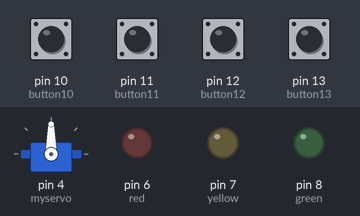
Recording of a sketch running on a simulated Arduino Uno, built with avr-gcc and run on an emulated ATmega328P. On the bench: servo, output pins drawn as LEDs (lit = HIGH). The inputs (shaded band) are chosen by the test bench; at power-on: pin 10 (button10), pin 11 (button11), pin 12 (button12), pin 13 (button13) HIGH.

Above: at 3.8 s.
3.9 s: pin 10 (button10) pulled LOW for 1.8 s
At 6.3 s:
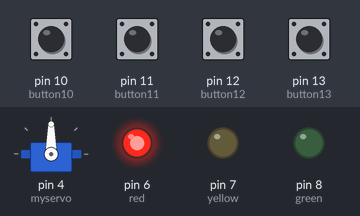
At 13.1 s:
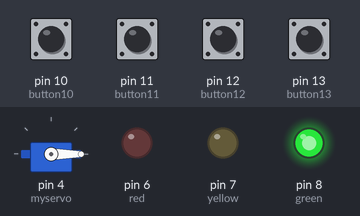
Timing chart, 0 to 29.2 s (numbered marks = the images above; inputs shaded):
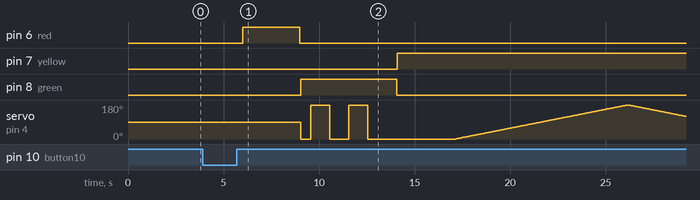

The sketch:

smart_code.ino
```cpp
//Micro Lab Project P10 - Smart Traffic System
//Done by: Mohammed Jawwadul Islam - 011 181 182, MD Fahad Al Rafi - 011 181 201, Aysha Siddika - 011 181 204
//Section: A

#include <Servo.h>

Servo myservo;
int pos = 0;

int red = 6;
int yellow = 7;
int green = 8;

int button13 = 13;
int button12 = 12;
int button11 = 11;
int button10 = 10;

void setup() {
  // put your setup code here, to run once:

  myservo.attach(4); //attach motor to pin 4

  //pin 6,7,8 will be output pins
  pinMode(red, OUTPUT);
  pinMode(yellow, OUTPUT);
  pinMode(green, OUTPUT);

  //setup pin 13,12,11 as input pin
  pinMode(button13, INPUT_PULLUP);
  pinMode(button12, INPUT_PULLUP);
  pinMode(button11, INPUT_PULLUP);
  pinMode(button10, INPUT_PULLUP);
}

void loop() {
  // put your main code here, to run repeatedly:

  //check if switches are pressed
  int input13 = digitalRead(button13);
  int input12 = digitalRead(button12);
  int input11 = digitalRead(button11);
  int input10 = digitalRead(button10);

  if (input13 == LOW)
  {
    //turn on red led
    digitalWrite(6, HIGH);
    digitalWrite(7, LOW);
    digitalWrite(8, LOW);
    delay(500);
  }
  else {
    //turn off red led
    digitalWrite(6, LOW);
    digitalWrite(7, LOW);
    digitalWrite(8, LOW);
    delay(500);
  }

  if (input12 == LOW) {
    //turn on yellow red
    digitalWrite(6, LOW);
    digitalWrite(7, HIGH);
    digitalWrite(8, LOW);
    delay(500);

    //motor rotates at preset slow speed
    for (pos = 0; pos <= 180; pos += 1)
    {
      myservo.write(pos);
      delay(50);
    }
    for (pos = 180; pos >= 0; pos -= 1)
    {
      myservo.write(pos);
      delay(50);
    }
  }
  else {
    //turn off yellow led
    digitalWrite(6, LOW);
    digitalWrite(7, LOW);
    digitalWrite(8, LOW);
    delay(500);
  }

  if (input11 == LOW) {
    //Turn on green led
    digitalWrite(6, LOW);
    digitalWrite(7, LOW);
    digitalWrite(8, HIGH);
    delay(500);

    //motor rotates at high speed
    myservo.write(0);
    delay(500);
    myservo.write(180);
    delay(500);
  }
  else {
    //turn off green led
    digitalWrite(6, LOW);
    digitalWrite(7, LOW);
    digitalWrite(8, LOW);
    delay(500);
  }

  //lights will turn on sequentially
  if (input10 == LOW) {
    digitalWrite(red, HIGH);
    delay(3000);
    digitalWrite(red, LOW);
    delay(50);

    //turn on green led
    digitalWrite(green, HIGH);

    //motor rotates at high speed
    myservo.write(0);
    delay(500);
    myservo.write(180);
    delay(500);

    myservo.write(180);
    delay(500);
    myservo.write(0);
    delay(500);

    myservo.write(0);
    delay(500);
    myservo.write(180);
    delay(500);

    myservo.write(180);
    delay(500);
    myservo.write(0);
    delay(500);

    delay(1000);
    digitalWrite(green, LOW);
    delay(50);

    //Turn on yellow led
    digitalWrite(yellow, HIGH);
    delay(3000);

    //motor rotates at preset slow speed
    for (pos = 0; pos <= 180; pos += 1)
    {
      myservo.write(pos);
      delay(50);
    }
    for (pos = 180; pos >= 0; pos -= 1)
    {
      myservo.write(pos);
      delay(50);
    }

    digitalWrite(yellow, LOW);
    delay(50);
  }

}
```

Measured:
- after the input at 3.9 s, pin 6 (red): LOW → HIGH after 2.1 s, → LOW 3.0 s later; pin 7 (yellow): LOW → HIGH after 10.2 s; pin 8 (green): LOW → HIGH after 5.2 s, → LOW 5.0 s later; servo on pin 4 (myservo): 90° → 0° after 5.2 s, → 180° 0.50 s later, → 0° 1.0 s later, → 180° 1.0 s later, … (245 changes in this stretch)
